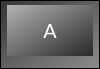
<?xml version="1.0" encoding="UTF-8"?>
<ui version="4.0">
 <class>Form</class>
 <widget class="QWidget" name="Form">
  <property name="geometry">
   <rect>
    <x>0</x>
    <y>0</y>
    <width>100</width>
    <height>69</height>
   </rect>
  </property>
  <property name="minimumSize">
   <size>
    <width>50</width>
    <height>68</height>
   </size>
  </property>
  <property name="windowTitle">
   <string>Form</string>
  </property>
  <layout class="QHBoxLayout" name="horizontalLayout">
   <property name="spacing">
    <number>0</number>
   </property>
   <property name="leftMargin">
    <number>0</number>
   </property>
   <property name="topMargin">
    <number>0</number>
   </property>
   <property name="rightMargin">
    <number>0</number>
   </property>
   <property name="bottomMargin">
    <number>0</number>
   </property>
   <item>
    <widget class="QFrame" name="background">
     <property name="styleSheet">
      <string notr="true">QFrame  {
	background-color: qlineargradient(spread:pad, x1:0, y1:0, x2:1, y2:1, stop:0 rgba(52, 52, 52, 255), stop:1 rgba(141, 141, 141, 255));
}



QFrame:hover {
	background-color: qlineargradient(spread:pad, x1:1, y1:1, x2:0, y2:0, stop:0 rgba(77, 77, 77, 255), stop:1 rgba(120, 120, 120, 255));
}

QFrame:disabled  {
	background-color: qlineargradient(spread:pad, x1:1, y1:1, x2:0, y2:0, stop:0 rgba(110, 110, 110, 255), stop:1 rgba(220, 220, 220, 255));
}



</string>
     </property>
     <property name="frameShape">
      <enum>QFrame::StyledPanel</enum>
     </property>
     <property name="frameShadow">
      <enum>QFrame::Raised</enum>
     </property>
     <layout class="QHBoxLayout" name="horizontalLayout_2">
      <property name="leftMargin">
       <number>6</number>
      </property>
      <property name="topMargin">
       <number>4</number>
      </property>
      <property name="rightMargin">
       <number>6</number>
      </property>
      <property name="bottomMargin">
       <number>12</number>
      </property>
      <item>
       <widget class="QPushButton" name="button">
        <property name="enabled">
         <bool>true</bool>
        </property>
        <property name="sizePolicy">
         <sizepolicy hsizetype="Preferred" vsizetype="Preferred">
          <horstretch>0</horstretch>
          <verstretch>0</verstretch>
         </sizepolicy>
        </property>
        <property name="styleSheet">
         <string notr="true">QPushButton  {
	background-color: qlineargradient(spread:pad, x1:1, y1:1, x2:0, y2:0, stop:0 rgba(40, 40, 40, 255), stop:1 rgba(180, 180, 180, 255));
	color: white;
font-size: 20px;
	border: none
}

QPushButton:hover  {
	background-color: qlineargradient(spread:pad, x1:0, y1:0, x2:1, y2:1, stop:0 rgba(40, 40, 40, 255), stop:1 rgba(180, 180, 180, 255));
}

QPushButton:pressed  {
	background-color: qlineargradient(spread:pad, x1:0, y1:0, x2:1, y2:1, stop:0 rgba(15, 15, 15, 255), stop:1 rgba(141, 141, 141, 255));
}

QPushButton:disabled  {
	background-color: transparent
}
</string>
        </property>
        <property name="text">
         <string>A</string>
        </property>
       </widget>
      </item>
     </layout>
    </widget>
   </item>
  </layout>
 </widget>
 <resources/>
 <connections/>
</ui>
